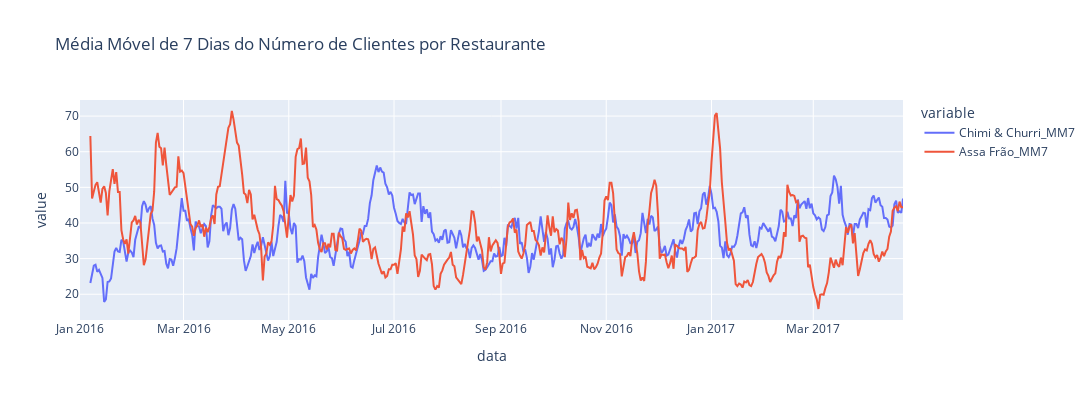

The notebook cell this image was saved under:
### Code cell
px.line(dados, x=dados.index, 
        y=['Chimi & Churri_MM7', 'Assa Frão_MM7'], 
        width = 1150,
        height = 400,
        title = 'Média Móvel de 7 Dias do Número de Clientes por Restaurante')

### Figure 1 — Plotly figure (JSON) as saved in the notebook; plotly's stock layout.template omitted (floating-point values rounded to 4 significant figures; data arrays with more than 128 entries replaced by an {"elided": "..."} marker saying what was removed)
{"data": [{"hovertemplate": "variable=Chimi & Churri_MM7<br>data=%{x}<br>value=%{y}<extra></extra>", "legendgroup": "Chimi & Churri_MM7", "line": {"color": "#636efa", "dash": "solid"}, "marker": {"symbol": "circle"}, "mode": "lines", "name": "Chimi & Churri_MM7", "orientation": "v", "showlegend": true, "type": "scatter", "x": {"elided": "478 str values"}, "xaxis": "x", "y": {"elided": "478 float values"}, "yaxis": "y"}, {"hovertemplate": "variable=Assa Frão_MM7<br>data=%{x}<br>value=%{y}<extra></extra>", "legendgroup": "Assa Frão_MM7", "line": {"color": "#EF553B", "dash": "solid"}, "marker": {"symbol": "circle"}, "mode": "lines", "name": "Assa Frão_MM7", "orientation": "v", "showlegend": true, "type": "scatter", "x": {"elided": "478 str values"}, "xaxis": "x", "y": {"elided": "478 float values"}, "yaxis": "y"}], "layout": {"height": 400, "legend": {"title": {"text": "variable"}, "tracegroupgap": 0}, "title": {"text": "Média Móvel de 7 Dias do Número de Clientes por Restaurante"}, "width": 1150, "xaxis": {"anchor": "y", "domain": [0, 1], "title": {"text": "data"}}, "yaxis": {"anchor": "x", "domain": [0, 1], "title": {"text": "value"}}}}
